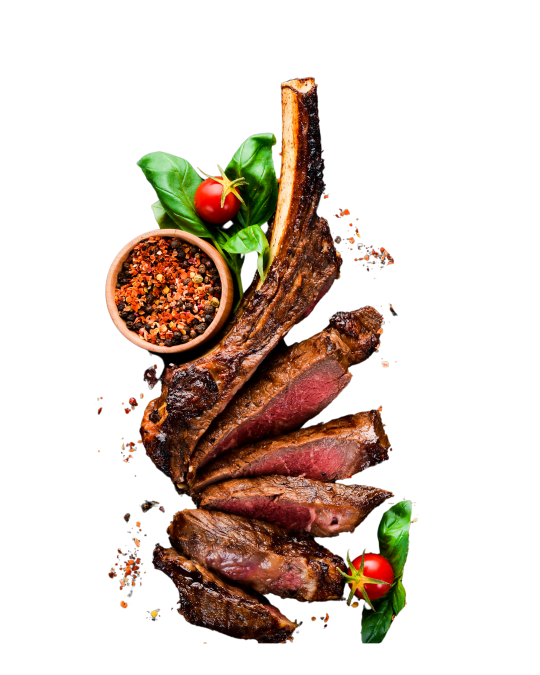
#> input picture image/tmh.png, 1080 x 1350 px (shown at 1/2 size); its folder holds 8 pictures in this run
$ python optimize_images.py
#> lines starting #> are read from the running program, lines starting #| are printed output that depends on the picture
#> in to_webp, im is the input picture: PIL image 1080x1350 RGBA; mean R, G, B, A 34, 20.8, 12.1, 70.9
"""
One-off / repeatable: generate WebP variants for faster LCP (run from repo root):
  python scripts/optimize_images.py

Note: In img srcset, each NNNw must match the file's intrinsic width in pixels.
Desktop hero (tmh.png portrait): tmh-640.webp→512w, tmh-800→640w, tmh-1000→800w, tmh-1200→960w.
Portrait exports (e.g. experience-cocktail) use max_side on the *longer* dimension, so
width is smaller than the filename suggests — verify with PIL and match srcset `NNNw` to intrinsic width.
"""
from __future__ import annotations

import os
from pathlib import Path

from PIL import Image

ROOT = Path(__file__).resolve().parents[1]
IMG = ROOT / "image"


def fit_max(im: Image.Image, max_side: int) -> Image.Image:
#> called with max_side = 640
    w, h = im.size
#> w = 1080; h = 1350
    if max(w, h) <= max_side:
        return im
    if w >= h:
        nw, nh = max_side, int(h * max_side / w)
    else:
        nw, nh = int(w * max_side / h), max_side
#> nw = 512; nh = 640
    return im.resize((nw, nh), Image.Resampling.LANCZOS)
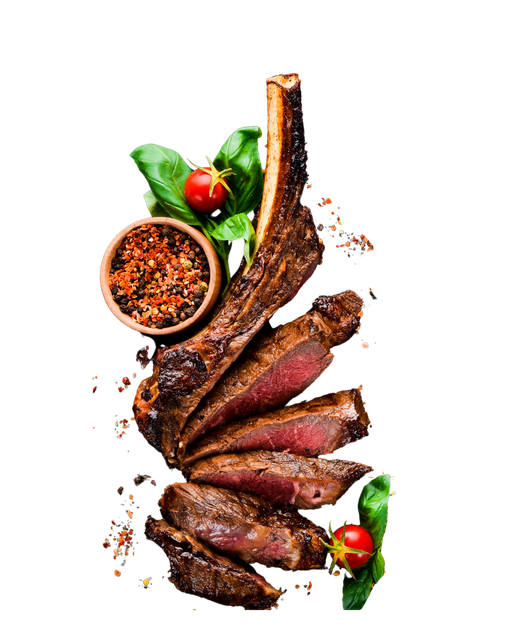
#> returned value: PIL image 512x640 RGBA; mean R, G, B, A 35.3, 21.7, 12.7, 70.9; transparent parts drawn white


def to_webp(src: Path, out: Path, *, max_side: int | None, quality: int) -> None:
    im = Image.open(src)
    im = im.convert("RGBA") if im.mode in ("P", "LA") and "transparency" in getattr(im, "info", {}) else im
    if im.mode not in ("RGB", "RGBA"):
        im = im.convert("RGB")
    if max_side:
        im = fit_max(im, max_side)
    out.parent.mkdir(parents=True, exist_ok=True)
#> (the run stopped early here; a loop or call above may not have finished)
